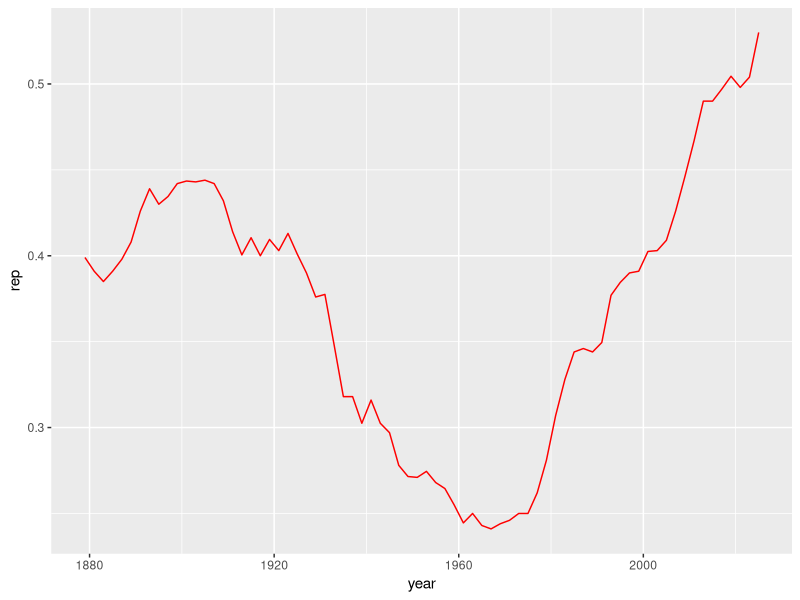
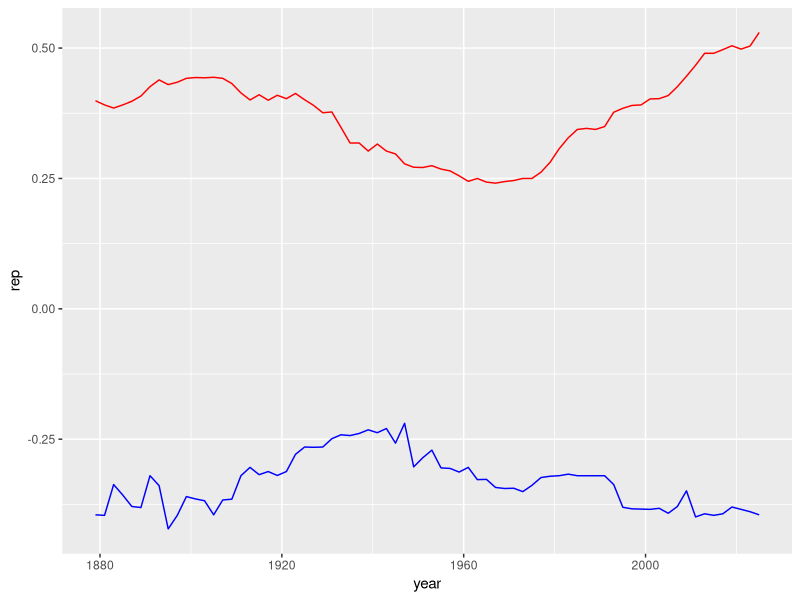
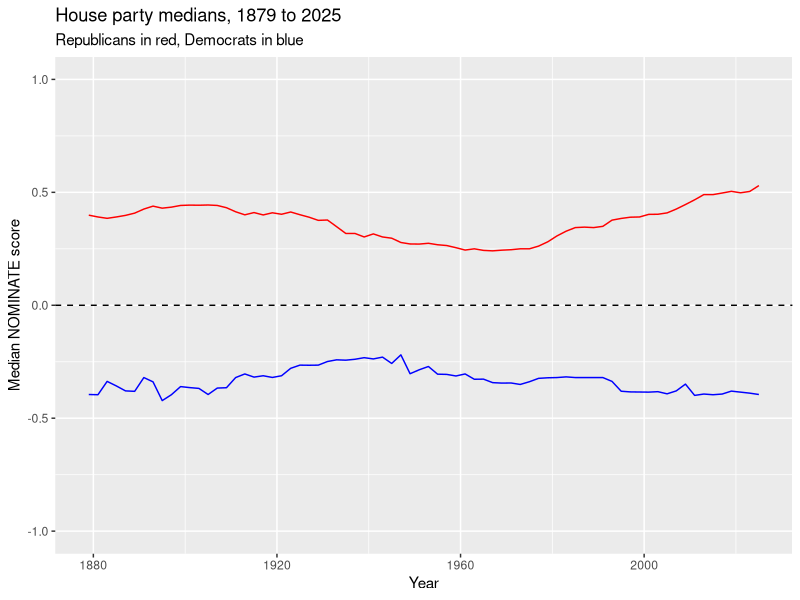

Write R code to recreate these figures, in order.
## ---- chunk 1
knitr::opts_chunk$set(echo = TRUE)
## ---- chunk 2
2 + 2
## ---- chunk 3
countries <- data.frame(
  country   = c("Japan", "India", "China", "Vietnam", "Afghanistan",
                "Egypt", "Kenya", "Nigeria", "Botswana", "Ethiopia"),
  continent = c("Asia", "Asia", "Asia", "Asia", "Asia",
                "Africa", "Africa", "Africa", "Africa", "Africa"),
  life_1952 = c(63.0, 37.4, 44.0, 40.4, 28.8, 41.9, NA, 36.3, 47.6, 34.1),
  life_2007 = c(82.6, 64.7, 73.0, 74.2, 43.8, 71.3, 54.1, 46.9, 50.7, 52.9)
)
## ---- chunk 4
# 1. The mean of life_1952. If you get NA, fix it.
# 2. Show only the African rows
## ---- chunk 5
f_to_c <- function(fahrenheit) {
  (fahrenheit - 32) * 5 / 9
}

f_to_c(212)                  # boiling
f_to_c(98.6)                 # body temperature
f_to_c(c(32, 50, 100))       # works on a whole vector at once
## ---- chunk 6
# 1. Fill in the skeleton and run the chunk so R learns the recipe
# 2. Call it for 100 and for 37
# 3. Call it on the vector c(0, 20, 30)
## ---- chunk 7
list.files()     # the files in the working directory
## ---- chunk 8
# nominate <- read.csv("https://ascamara.github.io/gov50/nominate.csv")
nominate <- read.csv("./nominate.csv")
str(nominate)
## ---- chunk 9
table(nominate$party)          # counts rows, so a long career counts many times
length(unique(nominate$id))    # how many different members
## ---- chunk 10
house_now <- subset(nominate, year == 2025)
nrow(house_now)
table(house_now$party)
## ---- chunk 11
house_now$everyone <- 1                                         # a weight of 1 for every member
weighted.mean(house_now$score, house_now$everyone, na.rm = TRUE)
mean(house_now$score, na.rm = TRUE)                             # the same number
## ---- chunk 12
house_now$dem_indicator <- ifelse(house_now$party == "Democrat", 1, 0)
house_now$party[1:5]              # check the first five members
house_now$dem_indicator[1:5]      # 1 for each Democrat, 0 otherwise
weighted.mean(house_now$score, house_now$dem_indicator, na.rm = TRUE)   # only Democrats count
## ---- chunk 13
tapply(house_now$score, house_now$party, mean, na.rm = TRUE)
## ---- chunk 14
which.max(house_now$score)
house_now$name[which.max(house_now$score)]
## ---- chunk 15
# 1. Make a column rep_indicator that is 1 for Republicans and 0 for everyone
#    else. Use it as the weights in weighted.mean() to get the Republican mean.
#    Does it match tapply()?
# 2. The median score by party in the current House
# 3. Who is the most liberal member?
## ---- chunk 16
dems <- subset(nominate, party == "Democrat")
reps <- subset(nominate, party == "Republican")
meds <- data.frame(year = unique(nominate$year),
                   dem  = tapply(dems$score, dems$year, median, na.rm = TRUE),
                   rep  = tapply(reps$score, reps$year, median, na.rm = TRUE))
meds[1:3, ]
## ---- chunk 17
library(ggplot2)
## ---- chunk 18
ggplot(meds, aes(x = year, y = rep)) +
  geom_line(color = "red")
## ---- chunk 19
ggplot(meds, aes(x = year, y = rep)) +
  geom_line(color = "red") +
  geom_line(aes(y = dem), color = "blue")
## ---- chunk 20
ggplot(meds, aes(x = year, y = rep)) +
  geom_line(color = "red") +
  geom_line(aes(y = dem), color = "blue") +
  geom_hline(yintercept = 0, linetype = "dashed") +
  ylim(-1, 1) +
  labs(x = "Year", y = "Median NOMINATE score",
       title = "House party medians, 1879 to 2025",
       subtitle = "Republicans in red, Democrats in blue")
## ---- chunk 21
# 1. Add a column called gap to meds: the rep column minus the dem column
# 2. Plot gap against year as a line with ggplot, with axis labels and a title
